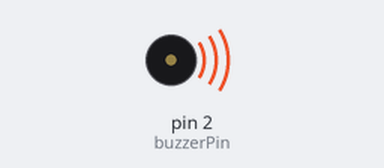
Bench run of a sketch on a simulated Arduino Uno, built with avr-gcc and run on an emulated ATmega328P. On the bench: buzzer (waves = sounding).

Above: at 0.05 s.
At 2.6 s:
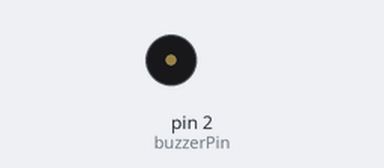
Timing chart, 0 to 3.0 s (numbered marks = the images above):
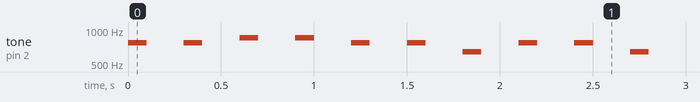

The sketch:

buzzer.ino
```cpp
#define DO 256 //4옥타브 기준의 피아노 음계 주파수 선언
#define RE 288
#define MI 320
#define FA 341
#define SO 384
#define LA 427
#define TI 480

int buzzerPin = 2;
int music[] = {SO,SO,LA,LA,SO,SO,MI,SO,SO,MI,MI,RE,SO,SO,LA,LA,SO,SO,MI,SO,MI,RE,MI,DO};

void setup() {
  // put your setup code here, to run once:
  pinMode(buzzerPin, OUTPUT);
}

void loop() {
  // put your main code here, to run repeatedly:
  for (int i = 0; i < sizeof(music) / sizeof(int); i++)
  {
    tone(buzzerPin, music[i] * 2, 100);
    delay(300);
  }
}
```

Measured:
- by itself, tone on pin 2 (buzzerPin): plays 768 Hz for 0.10 s, 768 Hz for 0.10 s, 854 Hz for 0.10 s, 854 Hz for 0.10 s, 768 Hz for 0.10 s, 768 Hz for 0.10 s … (434 notes in this stretch)
